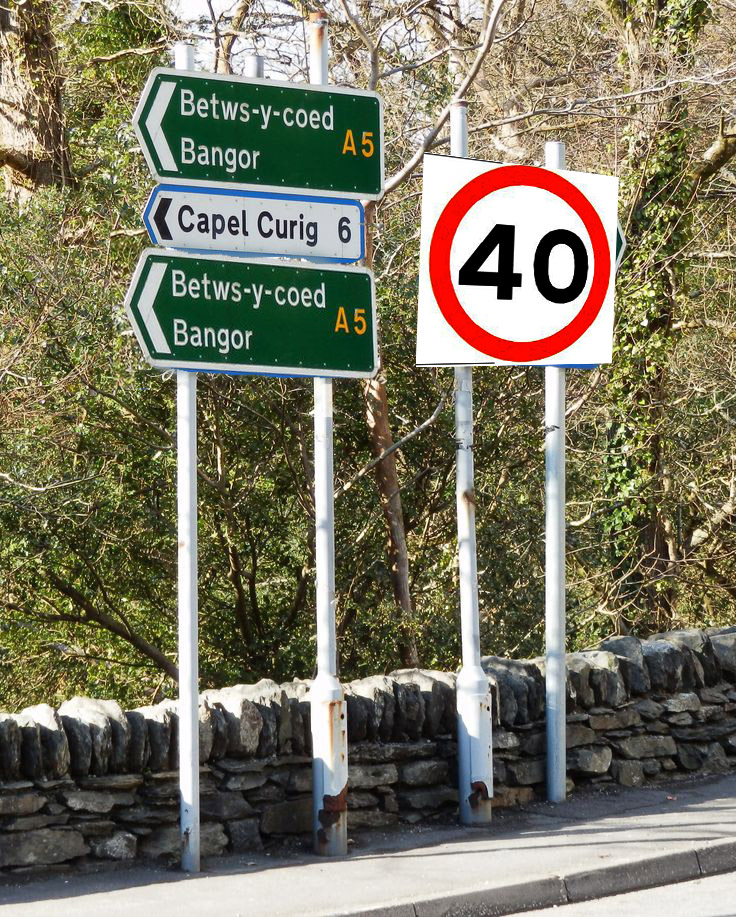
%> input picture img2.jpg, 736 x 917 px
$ octave redObjectTrack.m   (GNU Octave 9; MATLAB toolbox functions it lacks are replaced by stand-ins)
%> lines starting %> are read from the running program, lines starting %| are printed output that depends on the picture; in (x1, y1, x2, y2) boxes, pixels count from 0 and x2, y2 are one past the last pixel; in counts of white or black regions, pixels touching at a corner belong together; the program's own positions count from 1
### find_circles.m
function [centers, radii] = find_circles(img, radius_range)
img = img(:,:,1);
% [4 lines of commented-out code are left out]
gaussianFilter = fspecial('gaussian',20, 10);
img_filted = imfilter(img, gaussianFilter,'symmetric');
%subplot(122);
%imshow(img_filted);
%title('Filted Image');
BW = edge(img_filted, 'Canny');

    % BW: Binary (black and white) image containing edge pixels
    % radius_range: Range of circle radii [min max] to look for, in pixels
    r_min = radius_range(1);
    r_max = radius_range(2);
    r_num = 20;
    numpeaks = 6;
    centers = zeros(r_num * numpeaks, 2);
    radii = zeros(size(centers,1),1);
    row_num = 0;
    for r = linspace(r_min, r_max,5)
        H = circles_acc(BW, r);
       %figure();
        %imshow(imadjust(mat2gray(H)));
        temp_centers = peaks(H, numpeaks, 'Threshold', 0.8 * max(H(:)));
        if (size(temp_centers,1) > 0)
            row_num_new = row_num + size(temp_centers,1);
            centers(row_num + 1:row_num_new,:) = temp_centers;
            radii(row_num + 1:row_num_new) = r;
            row_num = row_num_new;
        end
    end
    centers = centers(1:row_num,:);
    radii = radii(1:row_num);
end

### circles_draw.m
function circle = lines_draw(img, centers, radii)
%size(centers, 1)
  %for i = 1 :1
      center_x = centers(1, 2);
      center_y = centers(1, 1);

      if(center_x > 30 && center_y >30)

        figure();
        title('Circle in image');
        imshow(img);
         c =1;
        hold on;
      else c= 0;

% [10 lines of commented-out code are left out]
      end
 % end
   circle= c;

end

### scan.m
function scan(im2)
%img = imresize(rgb2gray(imread('speed20.jpg')),[100 100]);
im1 = rgb2gray(im2);
img =imresize(im1,[100 100]);
imgPath = 'D:/Image processing/Image_roadsign/final/imageData/';
imgType = '*.jpg';
files = dir([imgPath imgType]);
n =length(files);
output = cell(10,2);
Source = detectSURFFeatures(img,'MetricThreshold',500.0,'NumOctaves',4, 'NumScaleLevels',5);

[features1 , validpoints] = extractFeatures(img,Source);
display(features1);
if( ~exist(imgPath,'dir') || n<1)
    display('Directory not found or no image found.');
end
for n = 1 : length(files)
    filename = files(n).name;
    file = imresize(rgb2gray(imread([imgPath filename])),[100 100]);
    %file = rgb2gray(imread([imgPath filename]));


    DataBase = detectSURFFeatures(file,'MetricThreshold',500.0,'NumOctaves',4, 'NumScaleLevels',5);

    [features2 , validpoints] = extractFeatures(file,DataBase);
    % display(features2);
    indexPairs = matchFeatures(features2,features1);
    display(indexPairs);

    output{n,1} = length(indexPairs);
    output{n,2} = files(n).name;
       display(output{n,1});
       display(output{n,2});

end
max=0;
maxIndex=0;
for j = 1 : length(files)
    if(max<output{j,1})
        maxIndex=j;
        max=output{j,1};
    end
end
    %disp(output);

if(max~= 0)
    C = strsplit(output{maxIndex,2},'.');
   % imshow(imresize(imread(output{maxIndex,2}), [100 100]));

    a=text(100,40,C(1));
    set(a, 'FontName', 'Arial', 'FontWeight', 'bold', 'FontSize', 30, 'Color', 'black');
    disp(output{maxIndex,2});
      %text to speech..
     NET.addAssembly('System.Speech');
     Speaker = System.Speech.Synthesis.SpeechSynthesizer;
     sentence = C(1);
       if  ~isa(sentence,'cell')
          sentence = {sentence};
       end
      for k = 1:length(sentence)
          Speaker.Speak (sentence{k});
      end
end

end

### circles_acc.m
function H = circles_acc(BW, radius)
    % Compute Hough accumulator array for finding circles.
    %
    % BW: Binary (black and white) image containing edge pixels
    % radius: Radius of circles to look for, in pixels

    % TODO: Your code here
    H = zeros(size(BW));
    for x = 1 : size(BW, 2)
        for y = 1 : size(BW, 1)
            if (BW(y,x))
                for theta = linspace(0, 2 * pi, 360)
                    a = round(x + radius * cos(theta));
                    b = round(y + radius * sin(theta));
                    if (a > 0 && a <= size(H, 2) && b > 0 && b <= size(H,1))
                        H(b,a) = H(b,a) + 1;
                    end
                end
            end
        end
    end
end

### peaks.m
function peaks = peaks(H, varargin)
    % Find peaks in a Hough accumulator array.
    %
    % Threshold (optional): Threshold at which values of H are considered to be peaks
    % NHoodSize (optional): Size of the suppression neighborhood, [M N]

    p = inputParser;
    addOptional(p, 'numpeaks', 1, @isnumeric);
    addParameter(p, 'Threshold', 0.5 * max(H(:)));
    addParameter(p, 'NHoodSize', floor(size(H) / 100.0) * 2 + 1);  % odd values >= size(H)/50
    parse(p, varargin{:});

    numpeaks = p.Results.numpeaks;
    threshold = p.Results.Threshold;
    nHoodSize = p.Results.NHoodSize;

    peaks = zeros(numpeaks, 2);
    num = 0;
    while(num < numpeaks)
        maxH = max(H(:));
        if (maxH >= threshold)
            num = num + 1;
            [r,c] = find(H == maxH);
            peaks(num,:) = [r(1),c(1)];
            rStart = max(1, r - (nHoodSize(1) - 1) / 2);
            rEnd = min(size(H,1), r + (nHoodSize(1) - 1) / 2);
            cStart = max(1, c - (nHoodSize(2) - 1) / 2);
            cEnd = min(size(H,2), c + (nHoodSize(2) - 1) / 2);
            for i = rStart : rEnd
                for j = cStart : cEnd
                        H(i,j) = 0;
                end
            end
        else
            break;
        end
    end
    peaks = peaks(1:num, :);
end

### redObjectTrack.m
clc;    % Clear the command window.
close all;  % Close all figures (except those of imtool.)
imtool close all;  % Close all imtool figures.
clear;

    data = imread('img2.jpg');
%> data is the input picture: size 917x736x3 uint8; mean R, G, B 121.7, 117.9, 97.9
    % Now to track red objects in real time
    % we have to subtract the red component
    % from the grayscale image to extract the red components in the image.
    diff_im = imsubtract(data(:,:,1), rgb2gray(data));
    %Use a median filter to filter out noise
    diff_im = medfilt2(diff_im, [3 3]);
    % Convert the resulting grayscale image into a binary image.
    diff_im = im2bw(diff_im,0.18);
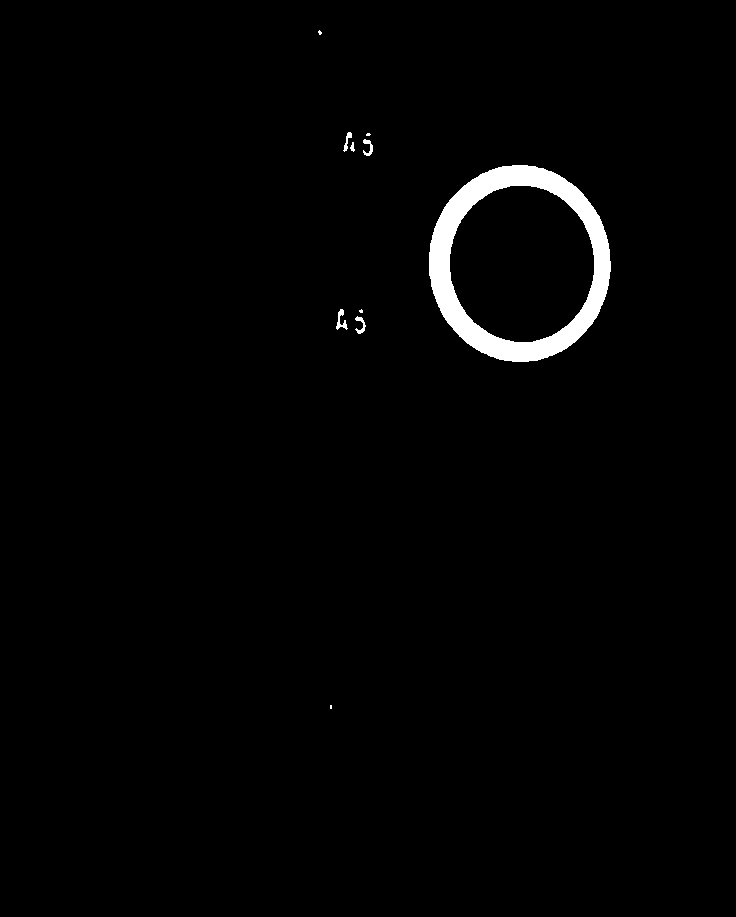
%> diff_im: size 917x736 logical; 1.6% white; 10 white regions (4 under 20 px), largest, box (x1, y1, x2, y2) and area: (429, 165, 611, 362) 10400, (336, 309, 348, 330) 106, (355, 316, 366, 334) 85, (363, 139, 373, 156) 84, (343, 132, 352, 152) 68, (350, 142, 355, 152) 29

    % Remove all those pixels less than 300px
    diff_im = bwareaopen(diff_im,300);
%> diff_im: size 917x736 logical; 1.5% white; 1 white region, box (x1, y1, x2, y2) and area: (429, 165, 611, 362) 10400

    % Label all the connected components in the image.
    bw = bwlabel(diff_im, 8);
%> bw: size 917x736 double; values 0 (black) and 1 (white), 1.5% white; 1 white region
    % Here we do the image blob analysis.
    % We get a set of properties for each labeled region.
    stats = regionprops(bw, 'BoundingBox', 'Centroid');
%> stats = 1 region; box (x1, y1, x2, y2) and Centroid: (429, 165, 611, 362) [516.5 263.6]

    % Display the image
    imshow(data)

    hold on

    %This is a loop to bound the red objects in a rectangular box.
    for object = 1:length(stats)
        bb = stats(object).BoundingBox+5;
%> bb = [434.5 170.5 187 202]
        bc = stats(object).Centroid+5;
%> bc = [521.5 268.6]
        rectangle('Position',bb,'EdgeColor','b','LineWidth',1)
        plot(bc(1),bc(2), '-m+')
        a=text(bc(1)+15,bc(2), strcat('X: ', num2str(round(bc(1))), '    Y: ', num2str(round(bc(2)))));
        set(a, 'FontName', 'Arial', 'FontWeight', 'bold', 'FontSize', 12, 'Color', 'yellow');
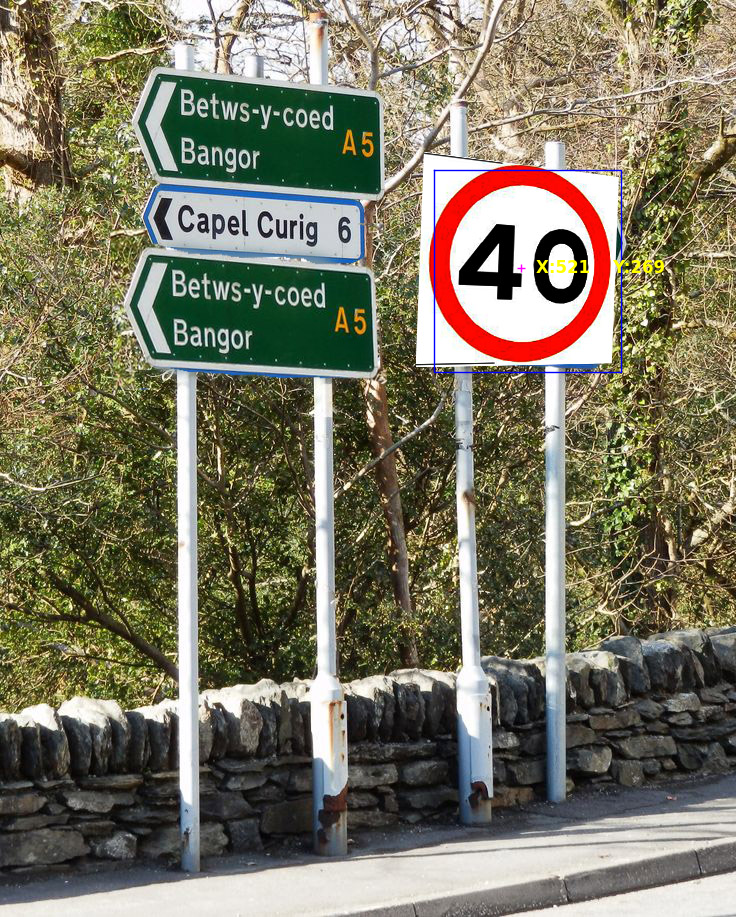
%> figure redrawn from the program's plot data
        BW = imcrop(data,bb-5);
       % imshow(imresize(BW, [100 100]));
       [centers, radii] = find_circles(BW, [100,100]);
%> in find_circles, `img_filted = imfilter(img, gaussianFilter,'symmetric');`:
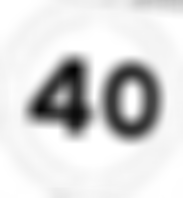
%> img_filted: size 198x183 uint8; min 3, max 255, mean 215.6
%> in find_circles, `BW = edge(img_filted, 'Canny');`:
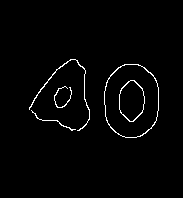
%> BW: size 198x183 logical; 1.8% white in thin lines or dots, all inside (x1, y1, x2, y2) = (29, 59, 159, 138)
%> the loop in find_circles, `for r = linspace(r_min, r_max,5)` made 5 passes
%> pass 1, in find_circles, `H = circles_acc(BW, r);`:
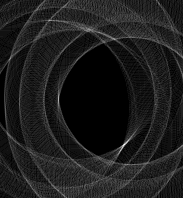
%> H: size 198x183 double; min 0, max 30, mean 3.4; drawn with min black and max white
%> after the loop in find_circles, `for r = linspace(r_min, r_max,5)`: centers = 120 rows, first 12: [145 125; 148 123; 143 127; 145 125; 148 123; 143 127; 145 125; 148 123; 143 127; 145 125; 148 123; 143 127]; radii = 120 values, max 100 at index 1, min 0 at index 16, mean 12.5
%> in find_circles, `centers = centers(1:row_num,:);`: centers = 15 rows, first 12: [145 125; 148 123; 143 127; 145 125; 148 123; 143 127; 145 125; 148 123; 143 127; 145 125; 148 123; 143 127]
%> in find_circles, `radii = radii(1:row_num);`: radii = [100; 100; 100; 100; 100; 100; 100; 100; 100; 100; 100; 100; 100; 100; 100]
       circle = circles_draw(BW, centers, radii);
%> in lines_draw, `center_x = centers(1, 2);`: center_x = 125
%> in lines_draw, `center_y = centers(1, 1);`: center_y = 145
%> circle = 1
        if(circle==1)
         scan(BW);
%> in scan, `im1 = rgb2gray(im2);`:
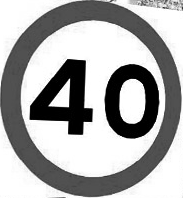
%> im1: size 198x183 uint8; min 0, max 255, mean 169.2
%> in scan, `img =imresize(im1,[100 100]);`:
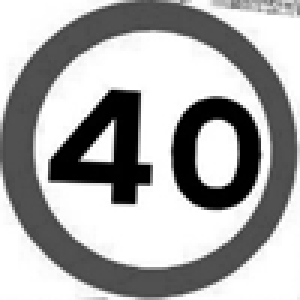
%> img: size 100x100 uint8 (shown 3 times larger); min 0, max 255, mean 169.3
%> the run ends on the next line
